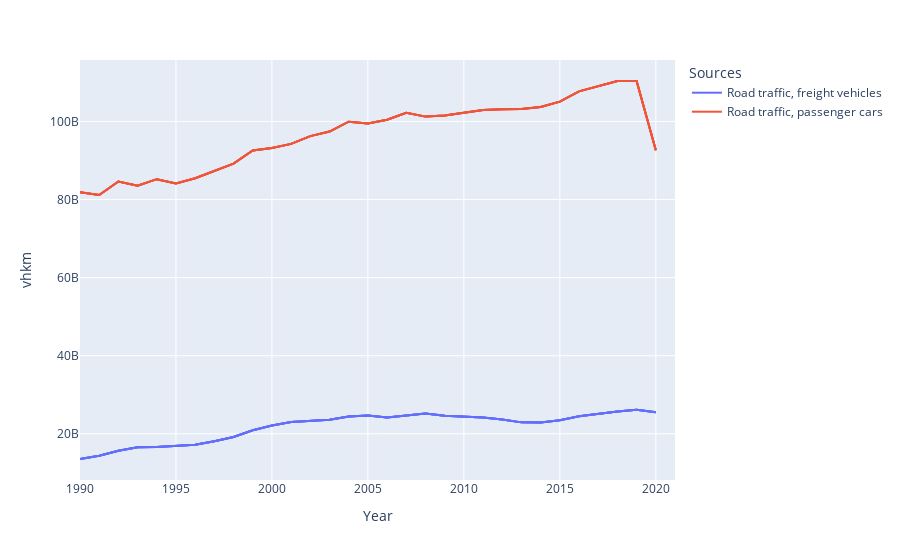

Write notebook code for a chart like this one.
### Code cell
px.line(vehicle_data, x="Year", y="vhkm", color="Sources")
